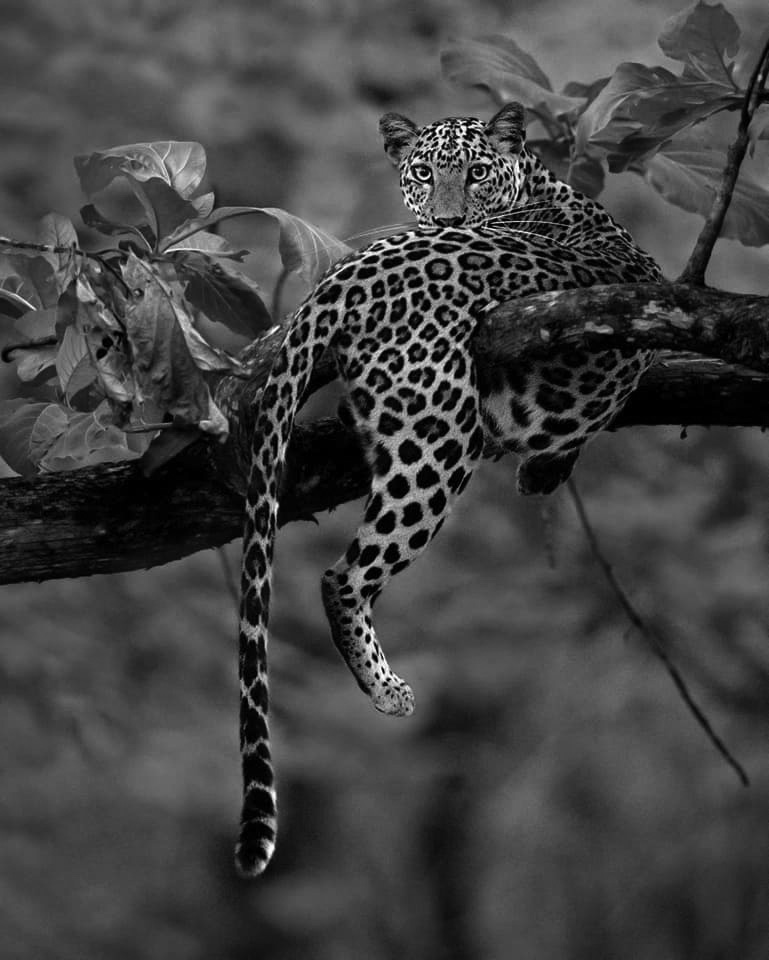
#> input picture Images/african_leopard_bw.jpg, 769 x 960 px
$ python hist2.py
#> lines starting #> are read from the running program, lines starting #| are printed output that depends on the picture
import cv2
import time
import numpy as np
from pathlib import Path
import matplotlib.pyplot as plt

img_path = str(Path(__file__).parent.parent / 'Images/african_leopard_bw.jpg')

img = cv2.imread(img_path, cv2.IMREAD_GRAYSCALE)
#> img is the input picture: shape (960, 769); min 0, max 255, mean 66.4
# Tính histogram bằng Numpy chạy cực nhanh
start_time = time.time()
hist, bins = np.histogram(img.ravel(), 256, [0, 256])
#> hist = 256 values, max 12108 at index 68, min 8 at index 253, mean 2883.8; bins = 257 values from 0 to 256
elapsed_time = time.time() - start_time
print(elapsed_time)

'''
ravel chuyển ma trận nhiều chiều thành 1 chiều
[[  0   0   0   0]
 [  0 255 255   0]
 [  0 255 255   0]
 [  0   0   0   0]]

[  0   0   0   0   0 255 255   0   0 255 255   0   0   0   0   0]
'''

fig, axs = plt.subplots(1, 2, figsize=(16, 8))

axs[0].fill_between(range(256), 0, hist)

axs[0].set(title="Histogram")

axs[1].grid(False)
axs[1].set_xticks([])
axs[1].set_yticks([])
axs[1].imshow(img, cmap='gray')

plt.show()
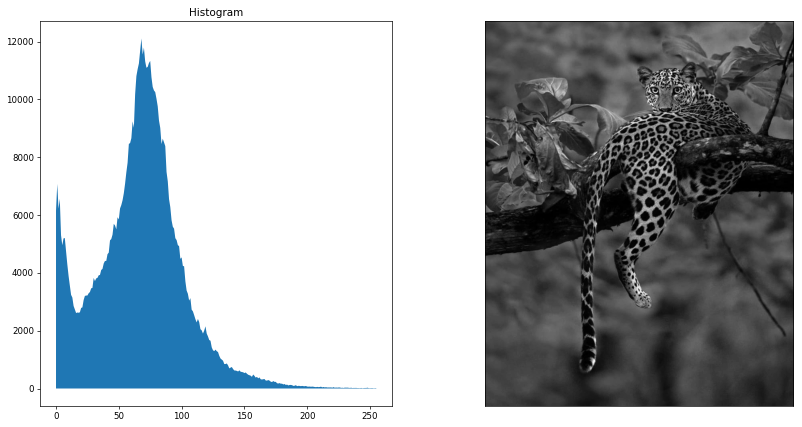
#> figure drawn by matplotlib, 2 panels

$ run again, with Images/210088.jpg copied over Images/african_leopard_bw.jpg
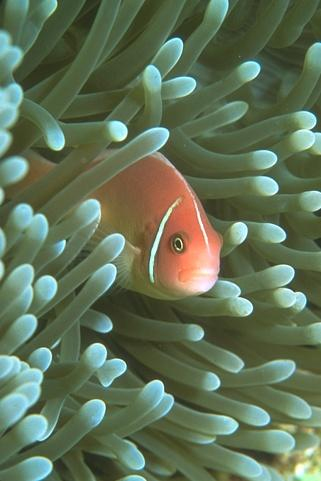
#> input picture Images/210088.jpg, 321 x 481 px
#> `img = cv2.imread(img_path, cv2.IMREAD_GRAYSCALE)`:
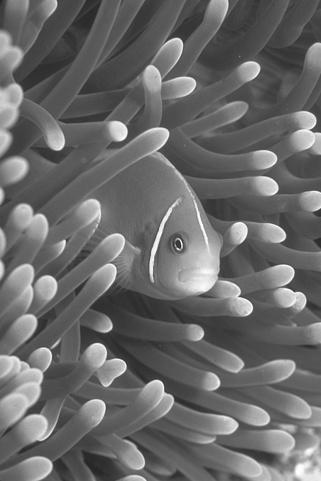
#> img: shape (481, 321); min 27, max 255, mean 105.7
#> hist = 256 values, max 2706 at index 95, min 0 at index 0, mean 603.1; bins = 257 values from 0 to 256
#> `plt.show()`:
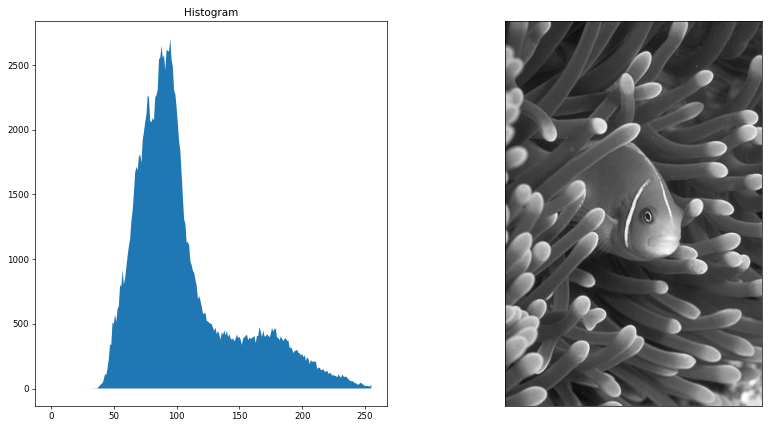
#> figure drawn by matplotlib, 2 panels

$ run again, with Images/69015.jpg copied over Images/african_leopard_bw.jpg
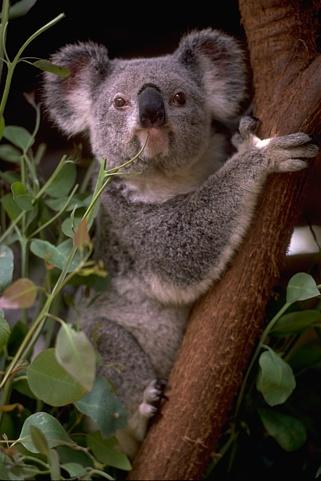
#> input picture Images/69015.jpg, 321 x 481 px
#> `img = cv2.imread(img_path, cv2.IMREAD_GRAYSCALE)`:
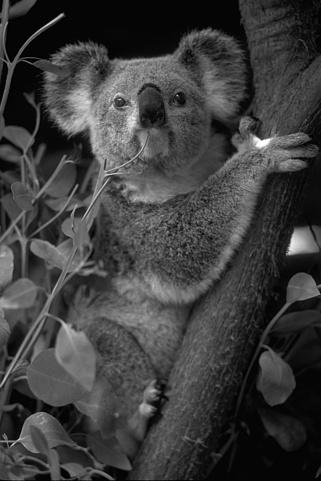
#> img: shape (481, 321); min 0, max 255, mean 61.5
#> hist = 256 values, max 11214 at index 5, min 0 at index 239, mean 603.1; bins = 257 values from 0 to 256
#> `plt.show()`:
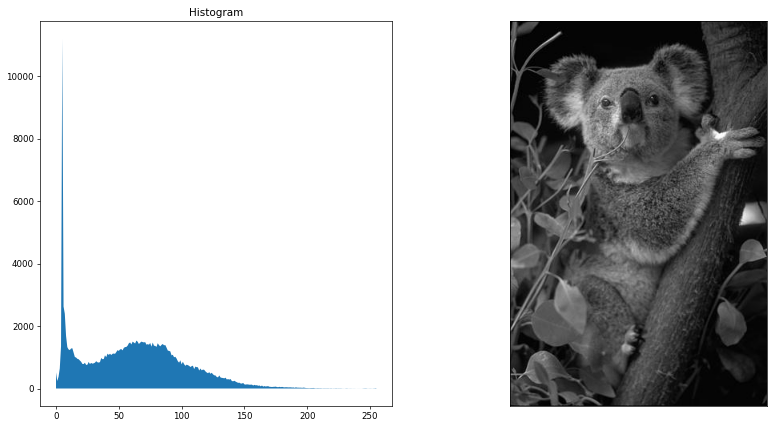
#> figure drawn by matplotlib, 2 panels
